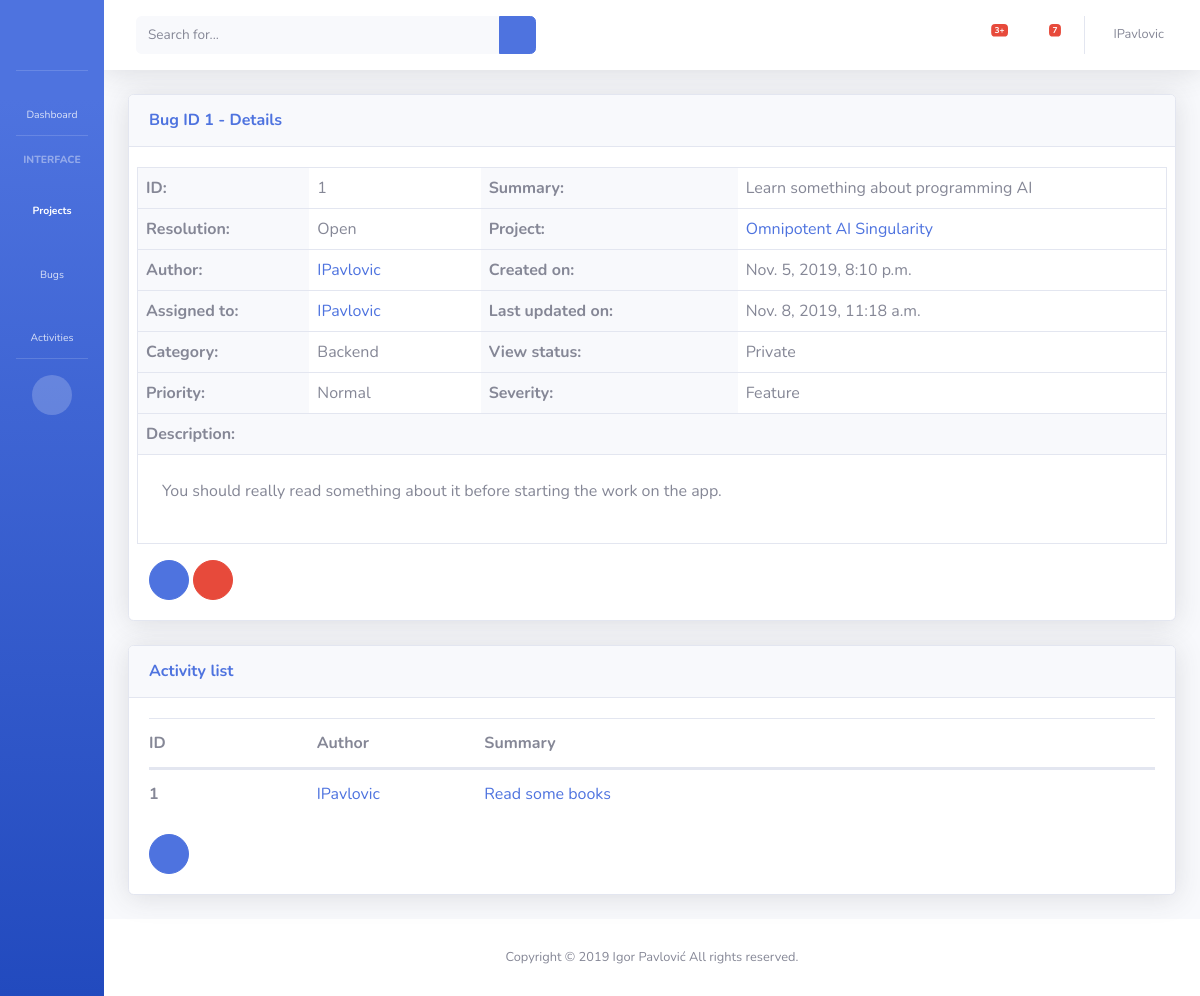
Page /bug/1/ (signed in) on the committed database.
### users/models.py (models this page shows, shortened)
class CustomUser(AbstractUser):
    image = models.ImageField(upload_to='image/users/', blank=True, null=True)
    def __str__(self):
        return self.username
    def get_absolute_url(self):
        return f"/users/{self.id}"
    def get_edit_url(self):
        return f"{self.get_absolute_url()}/edit"

### bug/models.py (models this page shows, shortened)
class Bug(models.Model):
    CATEGORY = [
        ('FRONT', 'Frontend'),
        ('BACK', 'Backend'),
        ('OTHER', 'Other'),
    ]
    VIEW_STATUS = [
        ('1', 'Public'),
        ('0', 'Private'),
    ]
    PRIORITY = [
        ('0', 'None'),
        ('1', 'Low'),
        ('2', 'Normal'),
        ('3', 'High'),
        ('4', 'Urgent'),
        ('5', 'Immediate'),
    ]
    RESOLUTION = [
        ('0', 'Open'),
        ('1', 'Reopened'),
        ('2', 'Unable to reproduce'),
        ('3', 'Closed'),
        ('4', 'Suspended'),
    ]
    SEVERITY = [
        ('0', 'Feature'),
        ('1', 'Trivial'),
        ('2', 'Text'),
        ('3', 'Tweak'),
        ('4', 'Minor'),
        ('5', 'Major'),
        ('6', 'Crash'),
        ('7', 'Block'),
    ]
    category     = models.CharField(max_length=10, choices=CATEGORY, default='OTHER')
    view_status  = models.CharField(max_length=1, choices=VIEW_STATUS, default='1')
    priority     = models.CharField(max_length=1, choices=PRIORITY, default='0')
    resolution   = models.CharField(max_length=1, choices=RESOLUTION, default='0')
    severity     = models.CharField(max_length=1, choices=SEVERITY, default='0')
    created_on   = models.DateTimeField(auto_now_add=True)
    updated_on   = models.DateTimeField(auto_now=True)
    author       = models.ForeignKey(settings.AUTH_USER_MODEL, null=True, on_delete=models.SET_NULL, related_name='author_of_bugs')
    assigned_to  = models.ForeignKey(settings.AUTH_USER_MODEL, blank=True, null=True, on_delete=models.SET_NULL, related_name="assigned_to_bugs")
    project      = models.ForeignKey(Project, on_delete=models.CASCADE, related_name="project_bugs")
    summary      = models.CharField(max_length=120)
    description  = models.TextField(null=True, blank=True)
    objects      = BugManager()
    def get_absolute_url(self):
        return f"/bug/{self.id}"
    def get_edit_url(self):
        return f"{self.get_absolute_url()}/edit"
    def get_delete_url(self):
        return f"{self.get_absolute_url()}/delete"

### project/models.py (models this page shows, shortened)
class Project(models.Model):
    name         = models.CharField(max_length=70)
    description  = models.TextField()
    author       = models.ForeignKey(settings.AUTH_USER_MODEL, null=True, on_delete=models.SET_NULL, related_name='project_authors')
    created_on   = models.DateTimeField(auto_now_add=True)
    updated_on   = models.DateTimeField(auto_now=True)
    objects      = ProjectManager()
    def __str__(self):
        return f"{self.name}"
    def get_absolute_url(self):
        return f"/project/{self.id}"

### activity/models.py (models this page shows, shortened)
class Activity(models.Model):
    author       = models.ForeignKey(settings.AUTH_USER_MODEL, null=True, on_delete=models.SET_NULL, related_name='activities')
    bug          = models.ForeignKey(Bug, on_delete=models.CASCADE, related_name='activities')
    summary      = models.CharField(max_length=120)
    content      = models.TextField(null=True, blank=True)
    created_on   = models.DateTimeField(auto_now_add=True)
    updated_on   = models.DateTimeField(auto_now=True)
    objects      = ActivityManager()
    def get_absolute_url(self):
        return f"/activity/{self.id}"

### bug/views.py (the view)
# urls.py: path("<int:id>/", detail),
def detail(request, id):
    obj = get_object_or_404(app_model, id = id)
    template = "detail.html"
    context = {
                "appname_lower": appname_lower,
                "appname_caps": appname_caps,
                "detail": True,
                "page_title": f"{appname_caps} ID {id} - Details",
                "object": obj,
                "child_list_planned": False,
                }
    list_query = obj.activities.all()
    if list_query.count() != 0:
        context['child_list'] = {
                                "template": "activity/list.html",
                                "name": "Activity list",
                                "query": list_query,
                                }
    return render(request, template, context)

### activity/models.py (called while the page is built)
    def get_queryset(self):
        return ActivityQuerySet(self.model, using=self._db)

### bug/models.py (called while the page is built)
    def get_queryset(self):
        return BugQuerySet(self.model, using=self._db)

### bug/templatetags/js.py (called while the page is built)
@register.filter(is_safe=True)
def js(obj):
    return mark_safe(json.dumps(obj))

### templates/detail.html
{% extends "base/content.html" %}
{% block content %}
    {% load formcss %}
    {% include appname_lower|add:"/detail_table.html" %}
{% endblock content %}
{% block controls %}
  {% if request.user.is_authenticated %}
  <a href="{{ object.get_edit_url }}" class="btn btn-primary btn-circle">
    <i class="fa fa-edit"></i>
  </a>
  <a href="{{ object.get_delete_url }}" class="btn btn-danger btn-circle">
    <i class="fa fa-trash"></i>
  </a>
  {% endif %}
{% endblock controls %}
{% block list %}
    {% if child_list %}
    <div class="card shadow mb-4">
        <div class="card-header py-3">
            <h6 class="m-0 font-weight-bold text-primary">{{ child_list.name }}</h6>
        </div>
        <div class="card-body">
        {% include child_list.template with query=child_list.query %}
      </div>
    </div>
    {% endif %}
{% endblock list %}

### templates/base/topbar.html (shortened to what this page needs)
<nav class="navbar navbar-expand navbar-light bg-white topbar mb-4 static-top shadow">
    <form class="d-none d-sm-inline-block form-inline mr-auto ml-md-3 my-2 my-md-0 mw-100 navbar-search" action="/search/">
      <div class="input-group">
        <input name="q" type="search" class="form-control bg-light border-0 small" placeholder="Search for..." aria-label="Search" aria-describedby="basic-addon2">
        <div class="input-group-append">
          <button class="btn btn-primary" type="submit">
            <i class="fas fa-search fa-sm"></i>
          </button>
        </div>
      </div>
    </form>
    <ul class="navbar-nav ml-auto">
      {% if request.user.is_authenticated %}
      <li class="nav-item dropdown no-arrow mx-1">
        <a class="nav-link dropdown-toggle" href="#" id="alertsDropdown" role="button" data-toggle="dropdown" aria-haspopup="true" aria-expanded="false">
          <i class="fas fa-bell fa-fw"></i>
          <span class="badge badge-danger badge-counter">3+</span>
        </a>
      </li>
      <li class="nav-item dropdown no-arrow mx-1">
        <a class="nav-link dropdown-toggle" href="#" id="messagesDropdown" role="button" data-toggle="dropdown" aria-haspopup="true" aria-expanded="false">
          <i class="fas fa-envelope fa-fw"></i>
          <span class="badge badge-danger badge-counter">7</span>
        </a>
      </li>
      <li class="nav-item dropdown no-arrow">
        <a class="nav-link dropdown-toggle" href="#" id="userDropdown" role="button" data-toggle="dropdown" aria-haspopup="true" aria-expanded="false">
          <span class="mr-2 d-none d-lg-inline text-gray-600 small">{{ request.user.username }}</span>
        </a>
      </li>
      {% endif %}
    </ul>
  </nav>

### bug/templates/bug/detail_table.html
    <dl class="row border border-top-0 mb-3">
        <dt class="p-2 bg-light border-top col-5 col-sm-2">ID:</dt>
        <dd class="p-2 mb-0 border-top col-7 col-sm-2">{{ object.id }}</dd>
        <dt class="p-2 bg-light border-top col-12 col-sm-3">Summary:</dt>
        <dd class="p-2 mb-0 border-top col-12 col-sm-5">{{ object.summary }}</dd>
        <dt class="p-2 bg-light border-top col-5 col-sm-2">Resolution:</dt>
        <dd class="p-2 mb-0 border-top col-7 col-sm-2">{{ object.get_resolution_display }}</dd>
        <dt class="p-2 bg-light border-top col-5 col-sm-3">Project:</dt>
        <dd class="p-2 mb-0 border-top col-7 col-sm-5"><a href="{{ object.project.get_absolute_url }}">{{ object.project }}</a></dd>
        <dt class="p-2 bg-light border-top col-5 col-sm-2">Author:</dt>
        <dd class="p-2 mb-0 border-top col-7 col-sm-2"><a href="{{ object.author.get_absolute_url }}">{{ object.author }}</a></dd>
        <dt class="p-2 bg-light border-top col-5 col-sm-3">Created on:</dt>
        <dd class="p-2 mb-0 border-top col-7 col-sm-5">{{ object.created_on }}</dd>
        <dt class="p-2 bg-light border-top col-5 col-sm-2">Assigned to:</dt>
        <dd class="p-2 mb-0 border-top col-7 col-sm-2"><a href="{{ object.assigned_to.get_absolute_url }}">{{ object.assigned_to }}</a></dd>
        <dt class="p-2 bg-light border-top col-5 col-sm-3">Last updated on:</dt>
        <dd class="p-2 mb-0 border-top col-7 col-sm-5">{{ object.updated_on }}</dd>
        <dt class="p-2 bg-light border-top col-5 col-sm-2">Category:</dt>
        <dd class="p-2 mb-0 border-top col-7 col-sm-2">{{ object.get_category_display }}</dd>
        <dt class="p-2 bg-light border-top col-5 col-sm-3">View status:</dt>
        <dd class="p-2 mb-0 border-top col-7 col-sm-5">{{ object.get_view_status_display }}</dd>
        <dt class="p-2 bg-light border-top col-5 col-sm-2">Priority:</dt>
        <dd class="p-2 mb-0 border-top col-7 col-sm-2">{{ object.get_priority_display }}</dd>
        <dt class="p-2 bg-light border-top col-5 col-sm-3">Severity:</dt>
        <dd class="p-2 mb-0 border-top col-7 col-sm-5">{{ object.get_severity_display }}</dd>
        <dt class="p-2 bg-light border-top col-12">Description:</dt>
        <dd class="p-4 mb-0 border-top col-12">{{ object.description|linebreaks }}</dd>
    </dl>

### activity/templates/activity/list.html
        <div class="table-responsive">
          <table class="table table-hover" id="dataTable" width="100%" cellspacing="0">
            <thead>
              <tr class="row d-flex m-0">
                <th scope="col" class="d-inline-block px-0 col-5 col-sm-2">ID</th>
                <th scope="col" class="d-inline-block px-0 col-7 col-sm-2">Author</th>
                <th scope="col" class="d-inline-block px-0 col-12 col-sm-8">Summary</th>
              </tr>
            </thead>
            <tbody>
              {% for object in query %}
              <tr class="row d-flex m-0">
                <th scope="row" class="d-inline-block px-0 col-5 col-sm-2 ">{{ object.id }}</th>
                <td class="d-inline-block px-0 col-7 col-sm-2"><a href="{{ object.author.get_absolute_url }}">{{ object.author }}</a></td>
                <td class="d-inline-block px-0 col-12 col-sm-8"><a href="{{ object.get_absolute_url }}">{{ object.summary }}</a></td>
              </tr>
              {% endfor %}
            </tbody>
          </table>
        </div>
        {% if request.user.is_authenticated and detail %}
          <a href="/activity/create/{{ object.id }}" class="btn btn-primary btn-circle">
            <i class="fas fa-plus"></i>
          </a>
        {% endif %}

### rows in the picture
CustomUser: user.username "IPavlovic"
Bug: id "1", summary "Learn something about programming AI", resolution "Open", project "Omnipotent AI Singularity", author "IPavlovic", created_on "Nov. 5, 2019, 8:10 p.m.", assigned_to "IPavlovic", updated_on "Nov. 8, 2019, 11:18 a.m.", category "Backend", view_status "Private", priority "Normal", severity "Feature", description "You should really read something about it before starting the work on the app."
Activity: id "1", author "IPavlovic", summary "Read some books"

### other values in the picture
{{ page_title }} "Bug ID 1 - Details"
{{ child_list.name }} "Activity list"
